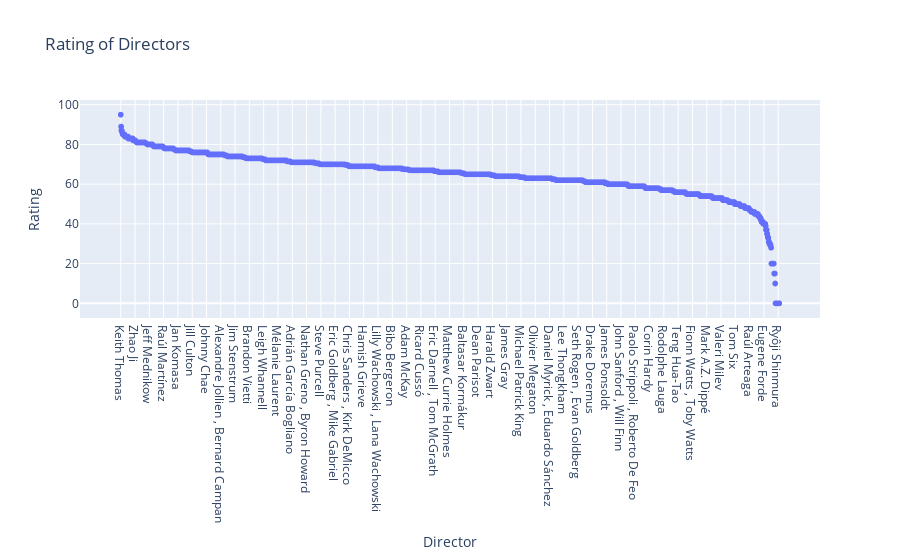

Here is the notebook cell this chart was saved with:
### Code cell
px.scatter(x='Director',y='Rating',data_frame=Top_best_Director,title='Rating of Directors')

### Figure 1 — Plotly figure (JSON) as saved in the notebook; plotly's stock layout.template omitted (floating-point values rounded to 4 significant figures; data arrays with more than 128 entries replaced by an {"elided": "..."} marker saying what was removed)
{"data": [{"hovertemplate": "Director=%{x}<br>Rating=%{y}<extra></extra>", "legendgroup": "", "marker": {"color": "#636efa", "symbol": "circle"}, "mode": "markers", "name": "", "showlegend": false, "type": "scattergl", "x": {"elided": "1936 str values"}, "xaxis": "x", "y": {"elided": "1936 float values"}, "yaxis": "y"}], "layout": {"legend": {"tracegroupgap": 0}, "title": {"text": "Rating of Directors"}, "xaxis": {"anchor": "y", "domain": [0, 1], "title": {"text": "Director"}}, "yaxis": {"anchor": "x", "domain": [0, 1], "title": {"text": "Rating"}}}}
